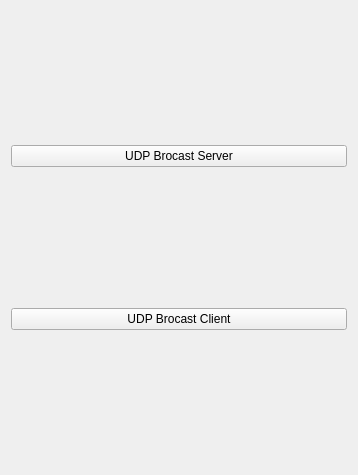
<?xml version="1.0" encoding="UTF-8"?>
<ui version="4.0">
 <class>UdpChooser</class>
 <widget class="QWidget" name="UdpChooser">
  <property name="geometry">
   <rect>
    <x>0</x>
    <y>0</y>
    <width>358</width>
    <height>475</height>
   </rect>
  </property>
  <property name="windowTitle">
   <string>Form</string>
  </property>
  <layout class="QHBoxLayout" name="horizontalLayout">
   <item>
    <layout class="QVBoxLayout" name="verticalLayout">
     <item>
      <spacer name="verticalSpacer">
       <property name="orientation">
        <enum>Qt::Vertical</enum>
       </property>
       <property name="sizeHint" stdset="0">
        <size>
         <width>20</width>
         <height>40</height>
        </size>
       </property>
      </spacer>
     </item>
     <item>
      <widget class="QPushButton" name="pushButton">
       <property name="text">
        <string>UDP Brocast Server</string>
       </property>
      </widget>
     </item>
     <item>
      <spacer name="verticalSpacer_2">
       <property name="orientation">
        <enum>Qt::Vertical</enum>
       </property>
       <property name="sizeHint" stdset="0">
        <size>
         <width>20</width>
         <height>40</height>
        </size>
       </property>
      </spacer>
     </item>
     <item>
      <widget class="QPushButton" name="pushButton_2">
       <property name="text">
        <string>UDP Brocast Client</string>
       </property>
      </widget>
     </item>
     <item>
      <spacer name="verticalSpacer_3">
       <property name="orientation">
        <enum>Qt::Vertical</enum>
       </property>
       <property name="sizeHint" stdset="0">
        <size>
         <width>20</width>
         <height>40</height>
        </size>
       </property>
      </spacer>
     </item>
    </layout>
   </item>
  </layout>
 </widget>
 <resources/>
 <connections/>
</ui>
